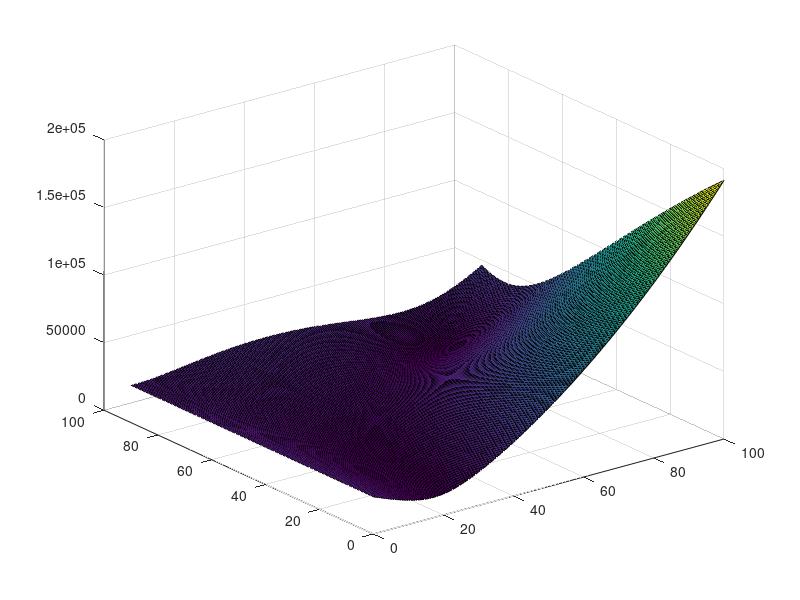

This chart was generated by the following MATLAB code:
v0=1250;
xt=3801.5;
yt=3484.5;
zt=8000;

xc=-19908.5;
yc=-10564;
zc=6923.286;

t=atan((xt-xc)/(yt-yc));
tf =  [0:0.5:100];
ph = [0:0.5:90]';
x=@ (tf,ph) xc+v0.*tf.*cosd(ph).*cosd(t);
y=@ (tf,ph) yc+v0.*tf.*cosd(ph).*sind(t);
z=@ (tf,ph) zc+v0.*tf.*sind(ph)-0.5.*32.2.*tf.^2;
d=@ (tf,ph) sqrt((x(tf,ph)-xt).^2+(y(tf,ph)-yt).^2+(z(tf,ph)-zt).^2);
surf ( tf , ph , d(tf,ph))



%syms tf ph d
%d=sqrt((x(tf,ph)-xt)^2+(y(tf,ph)-yt)^2+(z(tf,ph)-zt)^2)
%diff(d,tf)
%gradF = @ ( tf , ph ) diff(d,ph)
%x = gradF(1,1)